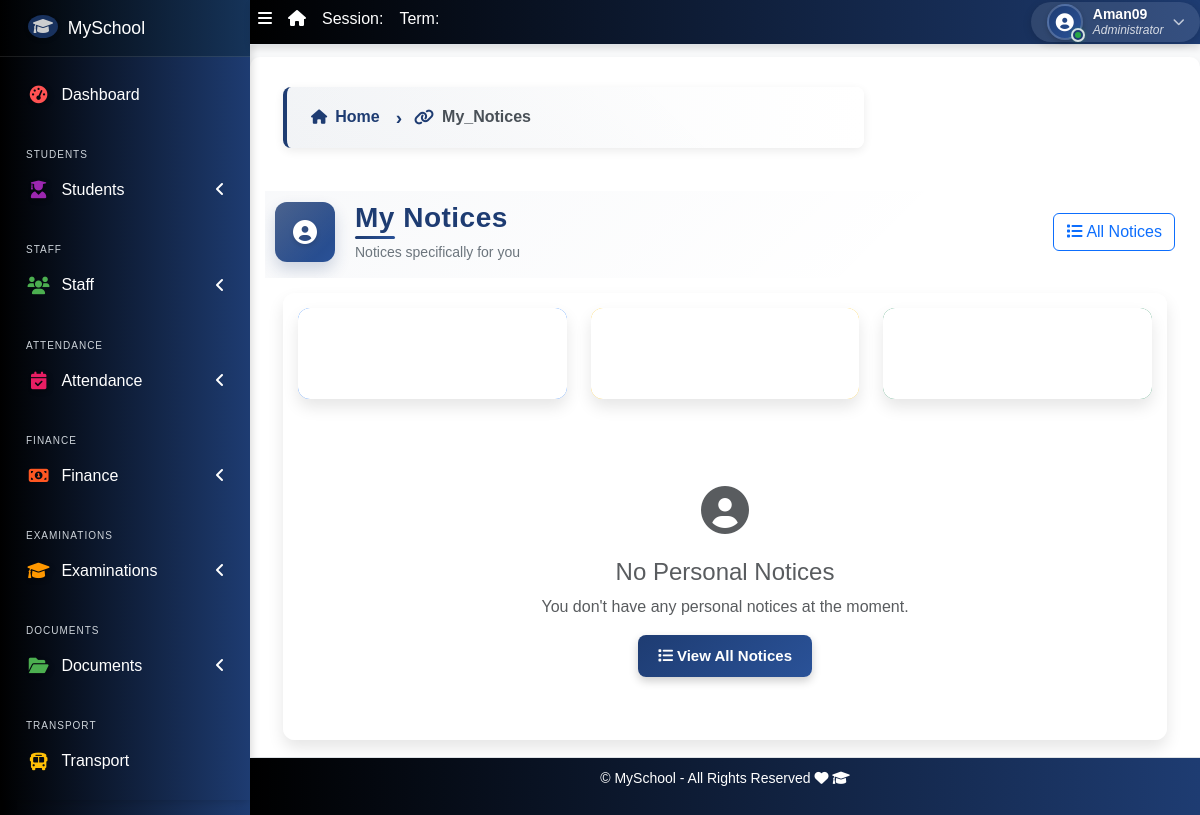
The app's page /notices/my-notices/ (signed in), older data.
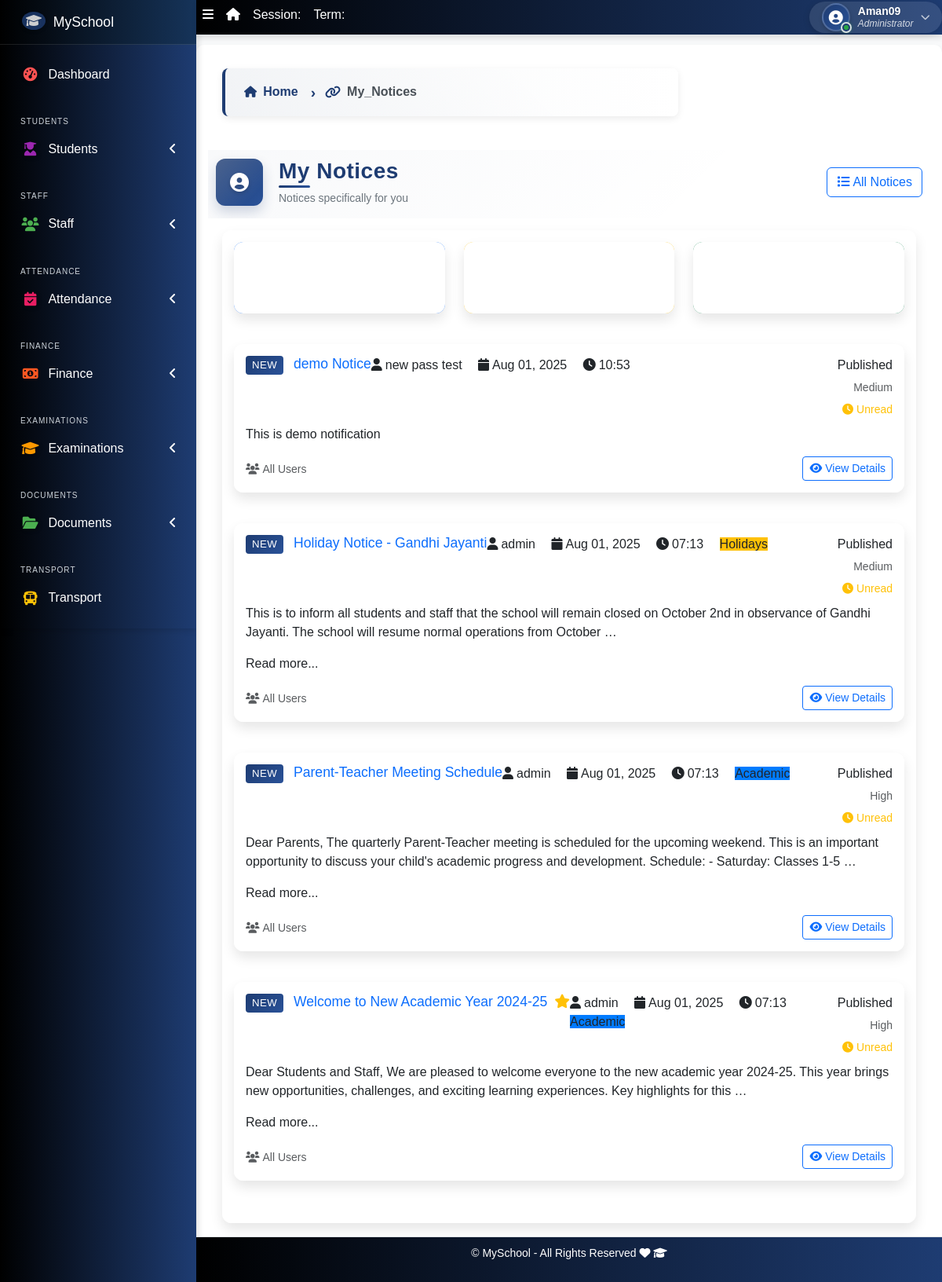
The same page, newer data.
### apps/notice/models.py (models this page shows, shortened)
class Notice(models.Model):
    PRIORITY_CHOICES = [
        ('low', 'Low'),
        ('medium', 'Medium'),
        ('high', 'High'),
        ('urgent', 'Urgent'),
    ]
    STATUS_CHOICES = [
        ('draft', 'Draft'),
        ('published', 'Published'),
        ('archived', 'Archived'),
    ]
    RECIPIENT_TYPE_CHOICES = [
        ('all', 'All Users'),
        ('students', 'All Students'),
        ('teachers', 'All Teachers'),
        ('staff', 'All Staff'),
        ('class', 'Specific Class'),
        ('individual', 'Individual Users'),
    ]
    title = models.CharField(max_length=200)
    content = models.TextField()
    created_by = models.ForeignKey(User, on_delete=models.CASCADE, related_name='created_notices')
    created_at = models.DateTimeField(default=timezone.now)
    updated_at = models.DateTimeField(auto_now=True)
    priority = models.CharField(max_length=10, choices=PRIORITY_CHOICES, default='medium')
    status = models.CharField(max_length=10, choices=STATUS_CHOICES, default='draft')
    recipient_type = models.CharField(max_length=15, choices=RECIPIENT_TYPE_CHOICES, default='all')
    target_class = models.ForeignKey(StudentClass, on_delete=models.CASCADE, null=True, blank=True,
                                   help_text="Select class if recipient type is 'Specific Class'")
    valid_from = models.DateTimeField(default=timezone.now)
    valid_until = models.DateTimeField(null=True, blank=True,
                                     help_text="Leave blank for no expiry")
    send_email = models.BooleanField(default=False, help_text="Send email notification")
    send_sms = models.BooleanField(default=False, help_text="Send SMS notification")
    is_important = models.BooleanField(default=False, help_text="Mark as important notice")
    attachment = models.FileField(upload_to='notices/attachments/', null=True, blank=True)
    category = models.ForeignKey('NoticeCategory', on_delete=models.SET_NULL, null=True, blank=True)
    class Meta:
        ordering = ['-created_at']
        verbose_name = 'Notice'
        verbose_name_plural = 'Notices'

class NoticeCategory(models.Model):
    name = models.CharField(max_length=100, unique=True)
    description = models.TextField(blank=True)
    color = models.CharField(max_length=7, default='#007bff',
                           help_text="Hex color code for category display")
    is_active = models.BooleanField(default=True)
    created_at = models.DateTimeField(default=timezone.now)
    class Meta:
        ordering = ['name']
        verbose_name = 'Notice Category'
        verbose_name_plural = 'Notice Categories'

### apps/notice/views.py (the view)
# urls.py: path('my-notices/', views.my_notices, name='my_notices'),
@login_required
def my_notices(request):
    user_notice_ids = NoticeRecipient.objects.filter(
        user=request.user
    ).values_list('notice_id', flat=True)
    notices = Notice.objects.filter(
        Q(id__in=user_notice_ids) | Q(recipient_type='all'),
        status='published'
    ).select_related('created_by', 'category').order_by('-created_at')
    paginator = Paginator(notices, 10)
    page_number = request.GET.get('page')
    page_obj = paginator.get_page(page_number)
    user_recipients = NoticeRecipient.objects.filter(
        user=request.user,
        notice__in=page_obj
    ).select_related('notice')
    read_status = {recipient.notice_id: recipient.is_read for recipient in user_recipients}
    unread_count = 0
    for notice in page_obj:
        notice.is_read_by_user = read_status.get(notice.id, False)
        if not notice.is_read_by_user:
            unread_count += 1
    context = {
        'page_obj': page_obj,
        'unread_count': unread_count,
        'user_role': get_user_role(request.user)
    }
    return render(request, 'notice/my_notices.html', context)

### apps/notice/views.py (called while the page is built, shortened)
def get_user_role(user):
    if user.is_superuser:
        return 'admin'

### apps/notice/templates/notice/my_notices.html (shortened to what the changed rows need)
{% extends "base.html" %}
{% load static %}
{% block title %}My Notices{% endblock %}
{% block content %}
<div class="row">
    {% for notice in page_obj %}
    <div class="col-12 mb-3">
        <div class="card notice-card priority-{{ notice.priority }} {% if notice.is_important %}important-notice{% endif %} {% if not notice.is_read_by_user %}unread-notice{% endif %}"
             data-notice-id="{{ notice.id }}">
            <div class="card-body">
                <div class="d-flex justify-content-between align-items-start mb-2">
                    <div class="flex-grow-1">
                        <h5 class="card-title mb-1">
                            <a href="{% url 'notice:detail' notice.pk %}" class="text-decoration-none">
                                {% if not notice.is_read_by_user %}
                                    <span class="badge bg-primary me-2">NEW</span>
                                {% endif %}
                                {{ notice.title }}
                                {% if notice.is_important %}
                                    <i class="fas fa-star text-warning ms-1"></i>
                                {% endif %}
                            </a>
                        </h5>
                        <div class="notice-meta mb-2">
                            <span class="me-3">
                                <i class="fas fa-user me-1"></i>{{ notice.created_by.get_full_name|default:notice.created_by.username }}
                            </span>
                            <span class="me-3">
                                <i class="fas fa-calendar me-1"></i>{{ notice.created_at|date:"M d, Y" }}
                            </span>
                            <span class="me-3">
                                <i class="fas fa-clock me-1"></i>{{ notice.created_at|time:"H:i" }}
                            </span>
                            {% if notice.category %}
                            <span class="category-badge me-2" style="background-color: {{ notice.category.color }}">
                                {{ notice.category.name }}
                            </span>
                            {% endif %}
                        </div>
                    </div>
                    <div class="text-end">
                        <span class="notice-status status-{{ notice.status }}">
                            {{ notice.get_status_display }}
                        </span>
                        <div class="mt-1">
                            <small class="text-muted">{{ notice.get_priority_display }}</small>
                        </div>
                        {% if notice.is_read_by_user %}
                        <div class="mt-1">
                            <small class="text-success">
                                <i class="fas fa-check me-1"></i>Read
                            </small>
                        </div>
                        {% else %}
                        <div class="mt-1">
                            <small class="text-warning">
                                <i class="fas fa-clock me-1"></i>Unread
                            </small>
                        </div>
                        {% endif %}
                    </div>
                </div>
                <div class="notice-content">
                    {{ notice.content|truncatewords:30|linebreaks }}
                </div>
                {% if notice.content|wordcount > 30 %}
                <span class="read-more">Read more...</span>
                {% endif %}
                <div class="d-flex justify-content-between align-items-center mt-3">
                    <div>
                        <small class="text-muted">
                            <i class="fas fa-users me-1"></i>{{ notice.get_recipient_type_display }}
                        </small>
                    </div>
                    <div>
                        <a href="{% url 'notice:detail' notice.pk %}" class="btn btn-sm btn-outline-primary">
                            <i class="fas fa-eye me-1"></i>View Details
                        </a>
                    </div>
                </div>
            </div>
        </div>
    </div>
    {% empty %}
    <div class="col-12">
        <div class="text-center py-5">
            <i class="fas fa-user-circle fa-3x text-muted mb-3"></i>
            <h4 class="text-muted">No Personal Notices</h4>
            <p class="text-muted">You don't have any personal notices at the moment.</p>
            <a href="{% url 'notice:list' %}" class="btn btn-primary">
                <i class="fas fa-list me-1"></i>View All Notices
            </a>
        </div>
    </div>
    {% endfor %}
</div>
{% endblock %}

Row changes from the older to the newer data that the page shows:
added Notice: shows "NEW", title "demo Notice", created_by.get_full_name "new pass test", created_at "Aug 01, 2025", created_at "10:53", status "Published", priority "Medium", shows "Unread", content "This is demo notification", recipient_type "All Users"
added Notice: shows "NEW", title "Holiday Notice - Gandhi Jayanti", created_by.get_full_name "admin", created_at "Aug 01, 2025", created_at "07:13", category.name "Holidays", status "Published", priority "Medium", shows "Unread", content "This is to inform all students and staff that the school will remain closed on October 2nd in observance of Gandhi Jayanti. The school will resume normal operations from October …", shows "Read more...", recipient_type "All Users"
added Notice: shows "NEW", title "Parent-Teacher Meeting Schedule", created_by.get_full_name "admin", created_at "Aug 01, 2025", created_at "07:13", category.name "Academic", status "Published", priority "High", shows "Unread", content "Dear Parents, The quarterly Parent-Teacher meeting is scheduled for the upcoming weekend. This is an important opportunity to discuss your child's academic progress and development. Schedule: - Saturday: Classes 1-5 …", shows "Read more...", recipient_type "All Users"
added Notice: shows "NEW", title "Welcome to New Academic Year 2024-25", is_important True (drawn), created_by.get_full_name "admin", created_at "Aug 01, 2025", created_at "07:13", category.name "Academic", status "Published", priority "High", shows "Unread", content "Dear Students and Staff, We are pleased to welcome everyone to the new academic year 2024-25. This year brings new opportunities, challenges, and exciting learning experiences. Key highlights for this …", shows "Read more...", recipient_type "All Users"
Text that changed along with them:
text no longer shown: "No Personal Notices You don't have any personal notices at the moment. View All Notices"
